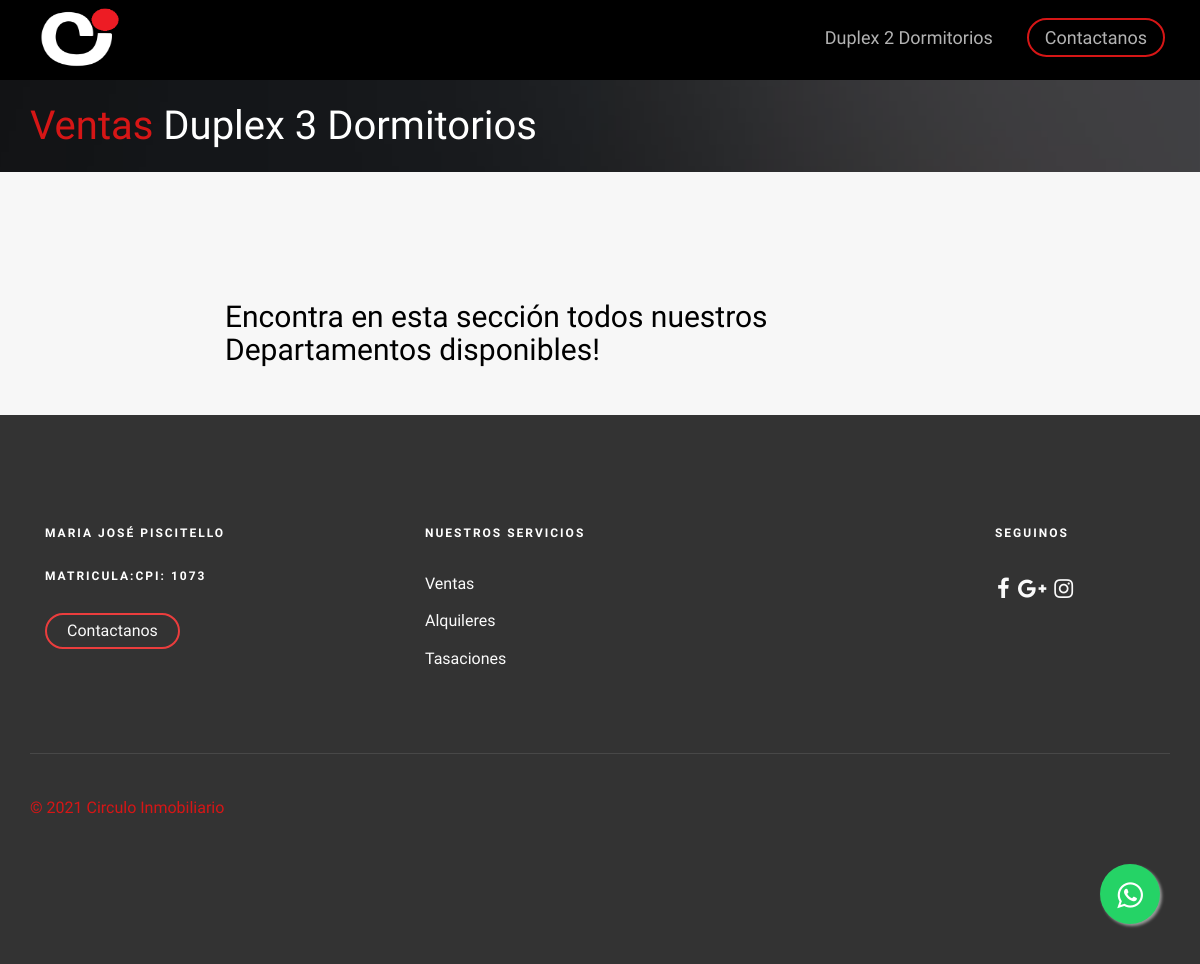
Before: /ventas/venta_duplextresdormi/ with the older database file.
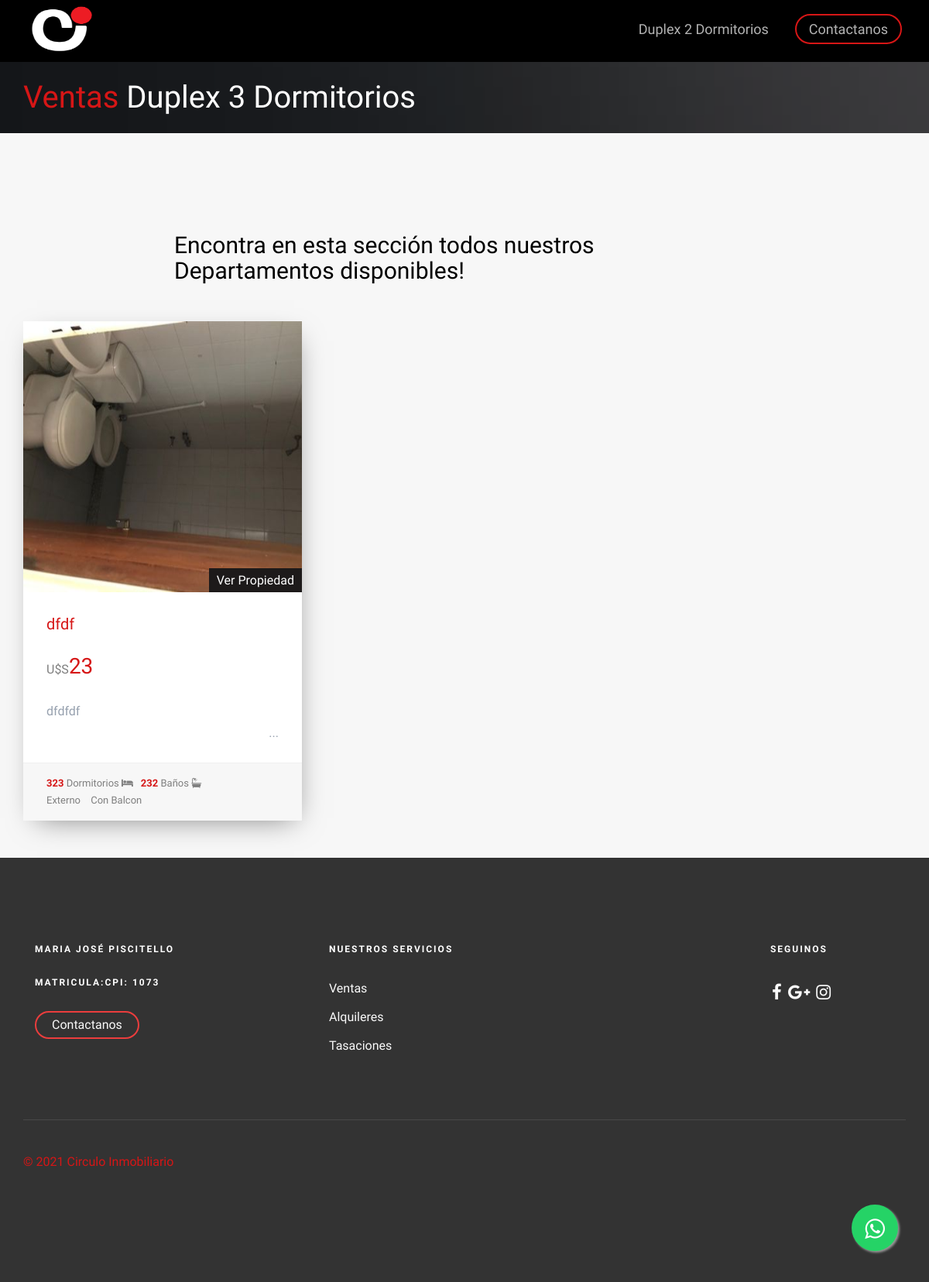
After: the same page with the newer database file.
### Ventas/models.py (models this page shows, shortened)
class PostImagenes(models.Model):
    post= models.ForeignKey(Post, default =None ,on_delete=models.CASCADE)
    image = models.ImageField(upload_to ="Imagenes",verbose_name="Imagenes")
    class Meta:
        verbose_name="Agregar nueva Imagen"
        verbose_name_plural="Agregar nuevas Imagenes"

class Post(models.Model):
    balcon=(('Con Balcon','Con Balcon'),('Sin Balcon','Sin Balcon'))
    balcon = models.CharField(max_length=100, choices = balcon,default ="Con Balcon")
    frente= (('Externo','Externo'),('Contrafrente','Contrafrente'))
    frente = models.CharField(max_length=100,choices=frente, default="Externo")
    title=  models.CharField(max_length=200, verbose_name="Titulo ")
    content = models.TextField(verbose_name="Contenido",max_length=800,)
    imagen = models.ImageField(verbose_name="Imagen", blank =True ,null =True,upload_to="Ventas")
    price = models.IntegerField(verbose_name="Precio")
    ambientes = models.IntegerField(verbose_name="Dormitorios o Ambientes",blank =True ,null =True)
    superficie= models.FloatField(verbose_name="Superficie",blank =True,null =True )
    baños= models.IntegerField(verbose_name="Baños",blank = True,null =True)
    plantas= models.IntegerField(verbose_name="Plantas", blank = True,null =True)
    autor = models.ForeignKey(User,verbose_name="Autor", on_delete=models.CASCADE)
    categories= models.ManyToManyField(Category, verbose_name="Categoria")
    created = models.DateTimeField(auto_now_add=True, verbose_name="Creado")
    updated = models.DateTimeField(auto_now=True, verbose_name="Editado")
    class Meta:
            verbose_name="Publicacion"
            verbose_name_plural="Publicaciones"
            ordering= ["-created"]

### Ventas/views.py (the view)
# urls.py: path('venta_duplextresdormi/', views.venta_duplextresdormi ,name ="venta_duplextresdormi"),
def venta_duplextresdormi(request):
    venta_duplextresdormis= Post.objects.filter(categories=Category.objects.get(nombre="Duplex 3 Dormitorios"))
    return render(request,'Venta/venta_duplextresdormi.html',{'venta_duplextresdormis': venta_duplextresdormis})

### Ventas/templates/Venta/venta_duplextresdormi.html (shortened to what this page needs)
{% extends 'App1/base.html'%} {% load static %} {% block header %}
<div id="fh5co-page">
    <header id="fh5co-header" role="banner">
        <div class="container">
            <div class="row">
                <div class="header-inner">
                    <span class="rounded-circle">
				  		<span class="rounded-circle">
                            <span class="rounded-circle"><a href="{% url 'inicio' %}"><img src="{% static 'Appp1/images/1_negro.png' %}" style="margin-top: 8px" width="90px" height="60px"> </img>
				  </span>
                    </span>
                    <nav role="navigation">
                        <ul>
                            <li><a href="{% url 'venta_duplexdosdormi' %}">Duplex 2 Dormitorios</a></li>
                            <li class="cta"><a href="{% url 'contacto' %}">Contactanos</a></li>
                        </ul>
                    </nav>
                </div>
            </div>
        </div>
    </header>
    {% endblock %} {% block content %}
    <div class="fh5co-page-title" style="background-image: url({% static 'Appp1/images/slide_6.jpg'%});">
        <div class="overlay"></div>
        <div class="container">
            <div class="row">
                <div class="col-md-12 animate-box">
                    <h1><a href="{% url 'ventas' %}" style="text-decoration:none">Ventas</a></span> Duplex 3 Dormitorios</h1>
                </div>
            </div>
        </div>
    </div>
    <div id="best-deal">
        <div class="container">
            <div class="row">
                <div class="col-md-8 col-md-offset-2 text-center fh5co-heading animate-box" data-animate-effect="fadeIn">
                    <h2>Encontra en esta sección todos nuestros Departamentos disponibles!</h2>
                </div>
                {% for venta_duplextresdormi in venta_duplextresdormis %}
                <div class="col-md-4 item-block animate-box" data-animate-effect="fadeIn">
                    <div class="fh5co-property">
                        <figure>
                            <div id="carouselExampleControls" class="carousel slide" data-ride="carousel">
                                <div class="carousel-inner">
                                    {% for pi in venta_duplextresdormi.postimagenes_set.all %}
                                    <div class="item {% if forloop.first %} active {% endif %}">
                                        <img class="carousel-inner" src="{{pi.image.url}}" alt="First slide">
                                    </div>
                                    {% endfor %}
                                </div>
                            </div>
                            <a href="{% url 'articulos_venta' venta_duplextresdormi.id  %}" class="tag"> Ver Propiedad</a>
                        </figure>
                        <div class="fh5co-property-innter">
                            <h3><a href="{% url 'articulos_venta' venta_duplextresdormi.id  %}">{{venta_duplextresdormi.title}}</a></h3>
                            <div class="price-status">
                                <span class="per">U$S</span><span class="price">{{venta_duplextresdormi.price}}</span>
                            </div>
                            <div class="property-content-wrapper">
                                <p>{{venta_duplextresdormi.content}} </p>
                            </div>
                        </div>
                        <p class="fh5co-property-specification">
                            <span><strong>{{venta_duplextresdormi.ambientes}} </strong> Dormitorios  <i class="fa fa-bed"></i></i></span><span><strong>{{venta_duplextresdormi.baños}}</strong> Baños  <i class="fa fa-bath"></i></span>
                            <br><span>{{venta_duplextresdormi.frente}}</span>
                            <span>   {% if venta_duplextresdormi.balcon %} {{venta_duplextresdormi.balcon}} {% endif %} </span>
                        </p>
                    </div>
                </div>
                {% endfor %}
            </div>
        </div>
        {% endblock %}

Changed rows visible on the page:
added Post: title "dfdf", price "23", content "dfdfdf", ambientes "323", baños "232", frente "Externo", balcon "Con Balcon"
added PostImagenes: image (picture)
